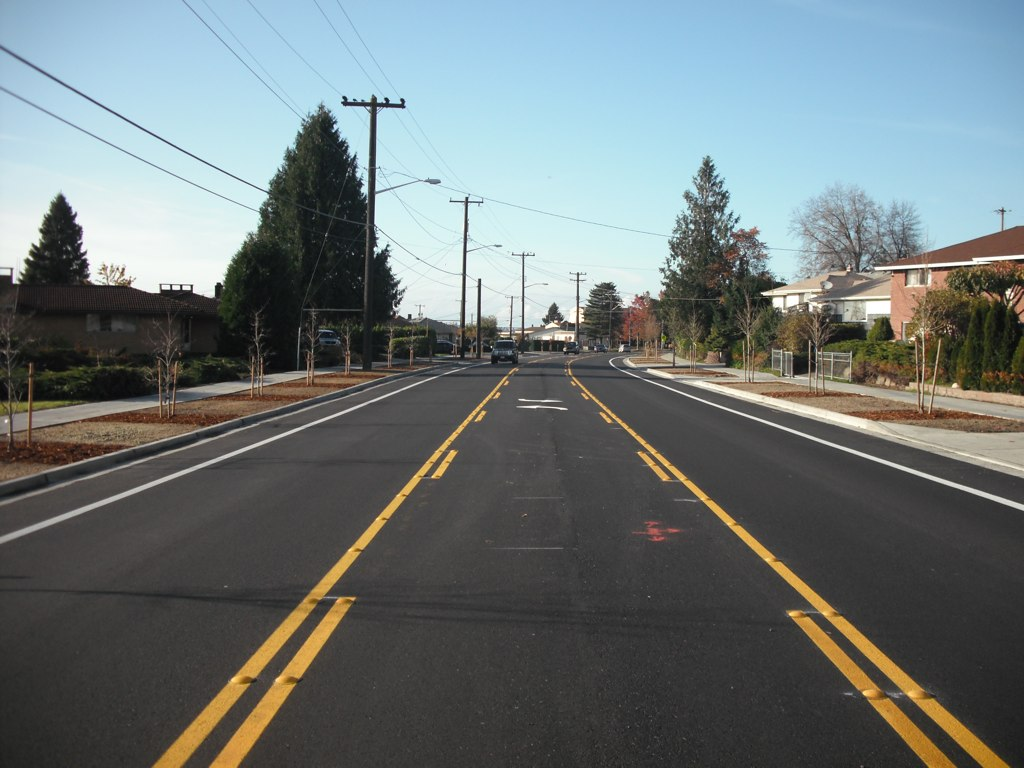
#> input picture ass2/img.png, 1024 x 768 px
$ jupyter execute ass2.ipynb
#> lines starting #> are read from the running program, lines starting #| are printed output that depends on the picture; after the words box and inside, x2 and y2 are one past the last pixel; in counts of white or black regions, pixels touching at a corner belong together
[cell 1]
import cv2 as cv
import numpy as np
import matplotlib.pyplot as plt

og_img = cv.imread("img.png")
#> og_img is the input picture: shape (768, 1024, 3); mean B, G, R 119.1, 118.5, 109.7
hsv = cv.cvtColor(og_img, cv.COLOR_BGR2HSV)
#> hsv: shape (768, 1024, 3); mean H, S, V 57.3, 41.2, 127.7

# Define HSV range for yellow
# Hue for yellow ≈ 20–30, Saturation and Value should be high
lower_yellow = np.array([20, 100, 40])
upper_yellow = np.array([30, 255, 255])
# Create mask
mask = cv.inRange(hsv, lower_yellow, upper_yellow)
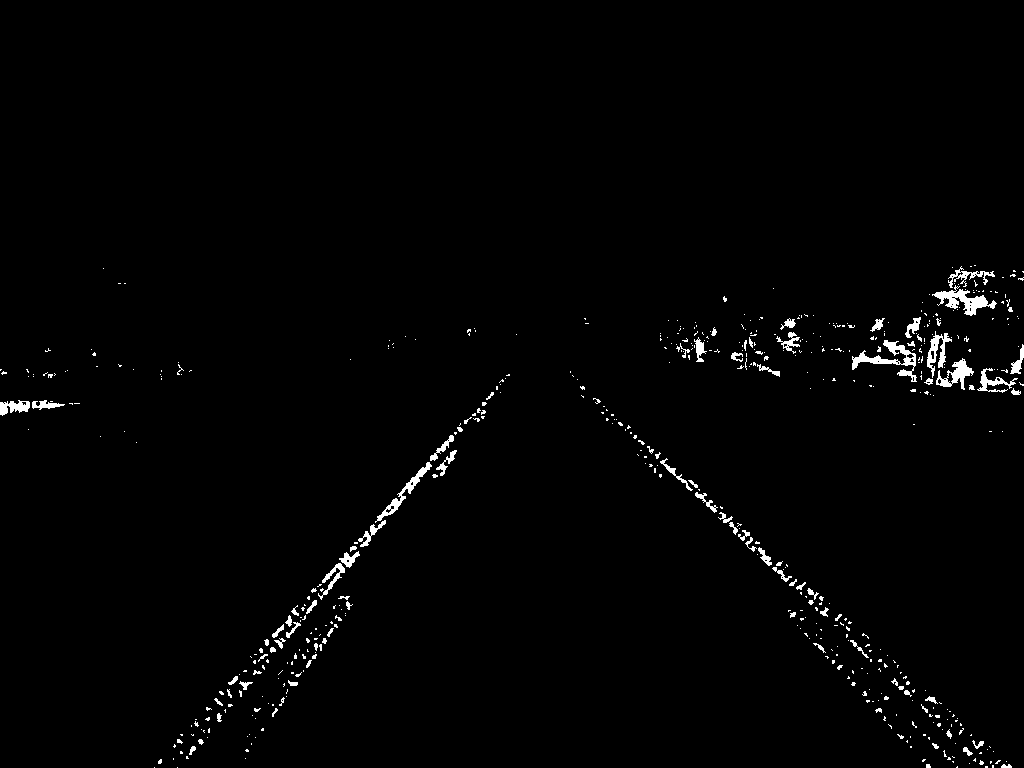
#> mask: shape (768, 1024); 1.4% white; 561 white regions (466 under 20 px), largest, box (x1, y1, x2, y2) and area: (852, 340, 917, 382) 737, (932, 285, 997, 316) 719, (375, 462, 432, 523) 475
# Extract yellow parts
Yellow_region = cv.bitwise_and(og_img, og_img, mask=mask)
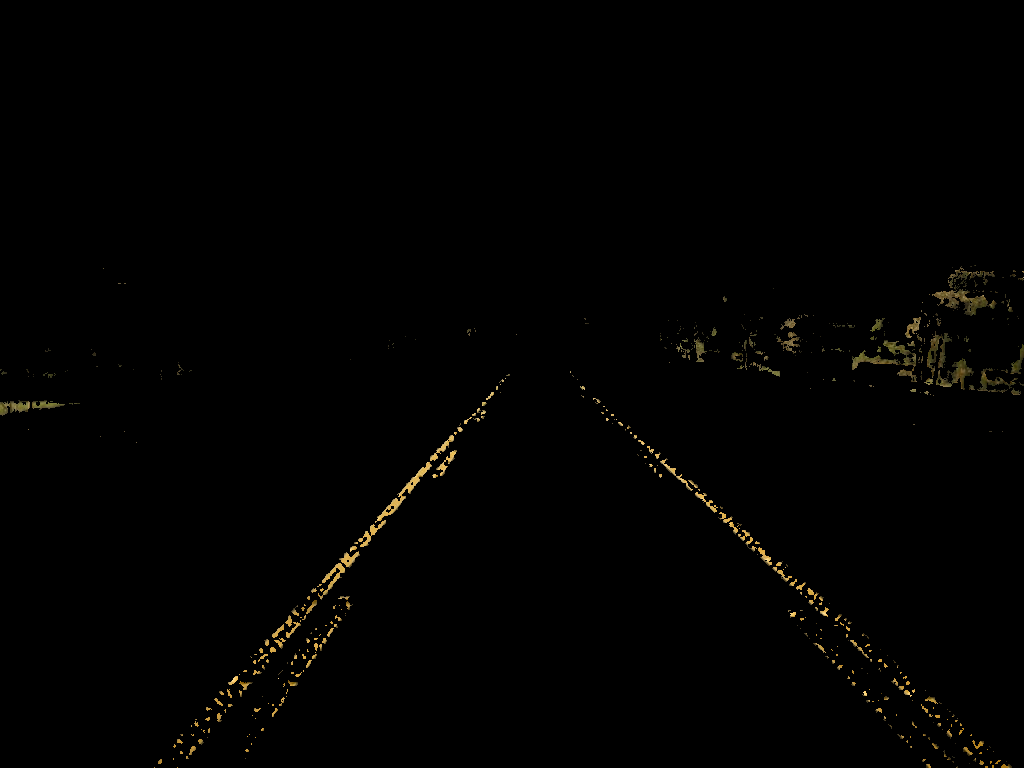
#> Yellow_region: shape (768, 1024, 3); mean B, G, R 0.8, 1.5, 1.8

plt.imshow(Yellow_region)

[cell 2]
_, thresh = cv.threshold(Yellow_region, 0, 255, cv.THRESH_BINARY)
plt.imshow(thresh)

[cell 3]
edges = cv.Canny(thresh, 50, 100)
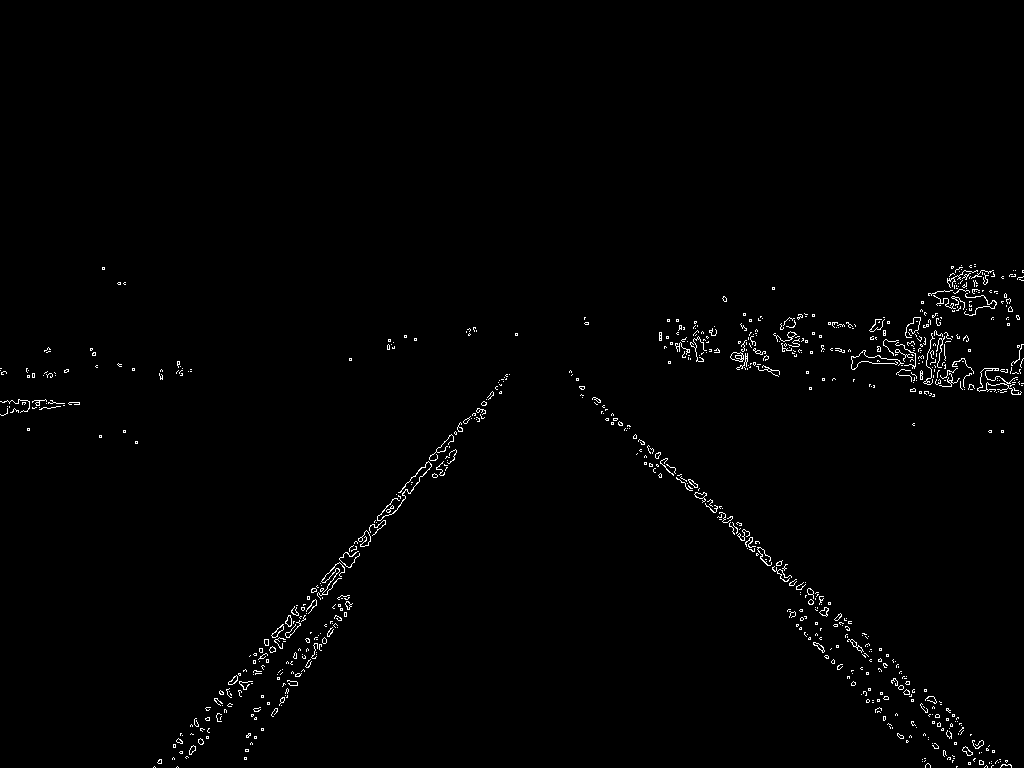
#> edges: shape (768, 1024); 1% white in thin lines or dots, all inside (x1, y1, x2, y2) = (0, 264, 1024, 768)
lines = cv.HoughLinesP(edges, rho=1, theta=np.pi / 180,
                           threshold=50, minLineLength=100, maxLineGap=15)
#> lines = 33 rows, first 6: [255, 653, 467, 418], [597, 404, 755, 541], [178, 767, 506, 376], [618, 423, 871, 659], [419, 478, 506, 374], [666, 469, 982, 764]
out = og_img.copy()

if lines is not None:
    for l in lines:
        x1, y1, x2, y2 = l[0]
        cv.line(out, (x1, y1), (x2, y2), (255, 0, 0), 2)
#> this loop made 33 passes
#> (x1, y1, x2, y2) on passes 1 to 12: (255, 653, 467, 418), (597, 404, 755, 541), (178, 767, 506, 376), (618, 423, 871, 659), (419, 478, 506, 374), (666, 469, 982, 764), (216, 702, 453, 439), (581, 386, 861, 647), (852, 361, 1020, 372), (240, 696, 413, 489), (155, 767, 322, 582), (271, 652, 390, 510)
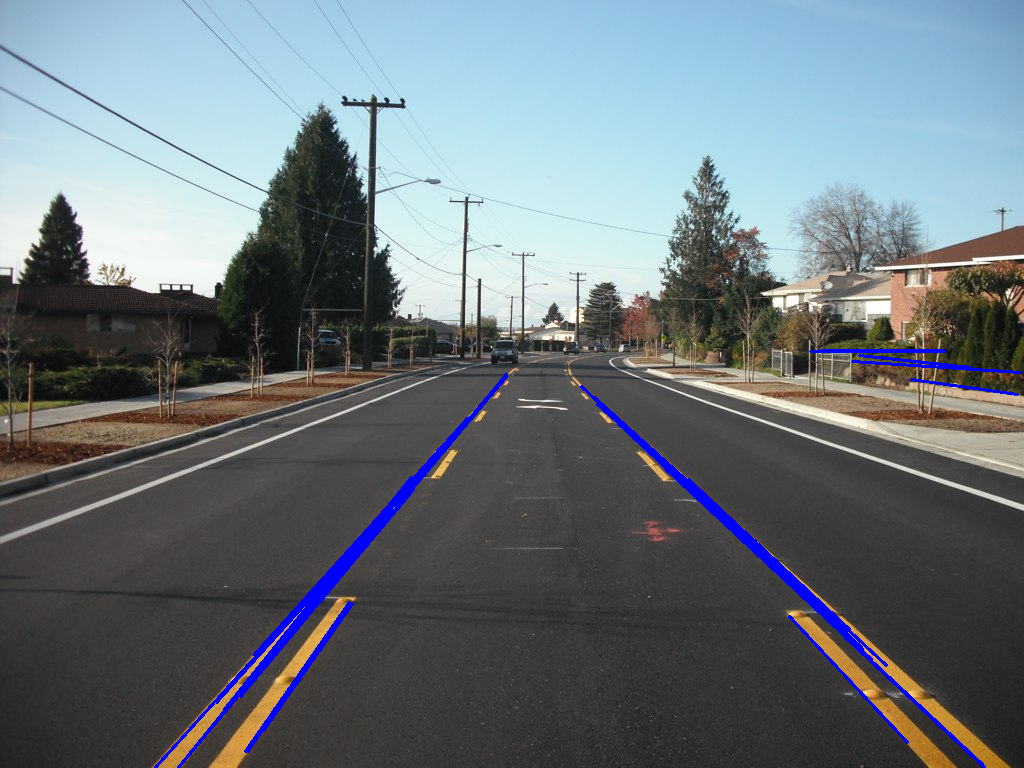
#> out: shape (768, 1024, 3); 1.69% of pixels changed, all inside (x1, y1, x2, y2) = (154, 349, 1022, 768)

plt.figure(figsize=(10, 4))

plt.subplot(1, 2, 1)
plt.imshow(edges, cmap="gray")
plt.title("Canny")
plt.axis("off")

plt.subplot(1, 2, 2)
plt.imshow(cv.cvtColor(out, cv.COLOR_BGR2RGB))
plt.title("Hough Lines")
plt.axis("off")

plt.show()
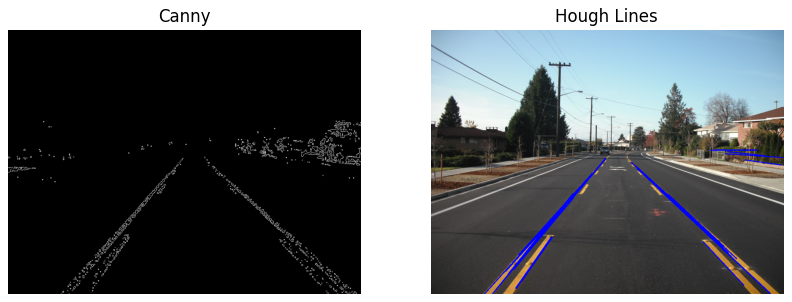
#> figure drawn by matplotlib, 2 panels
